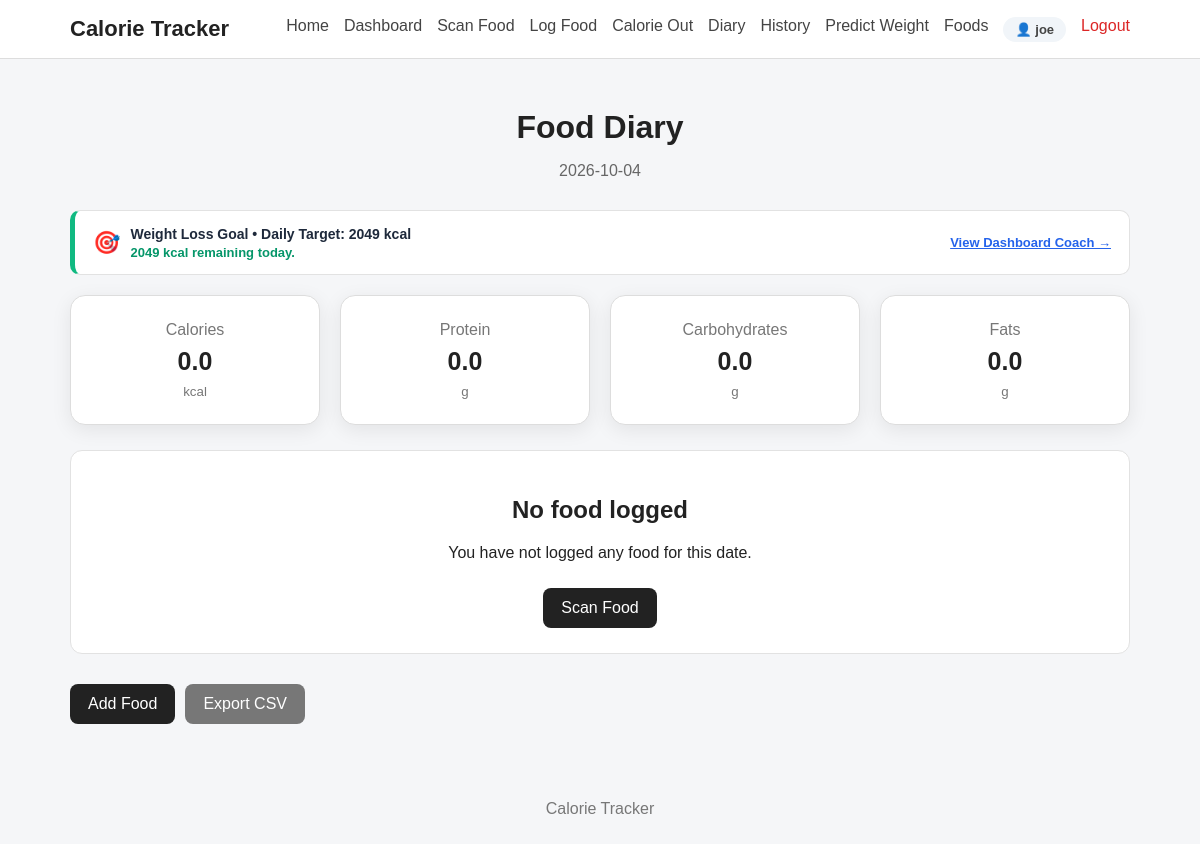
Before: /diary/2026-10-04 (signed in) with the older database file.
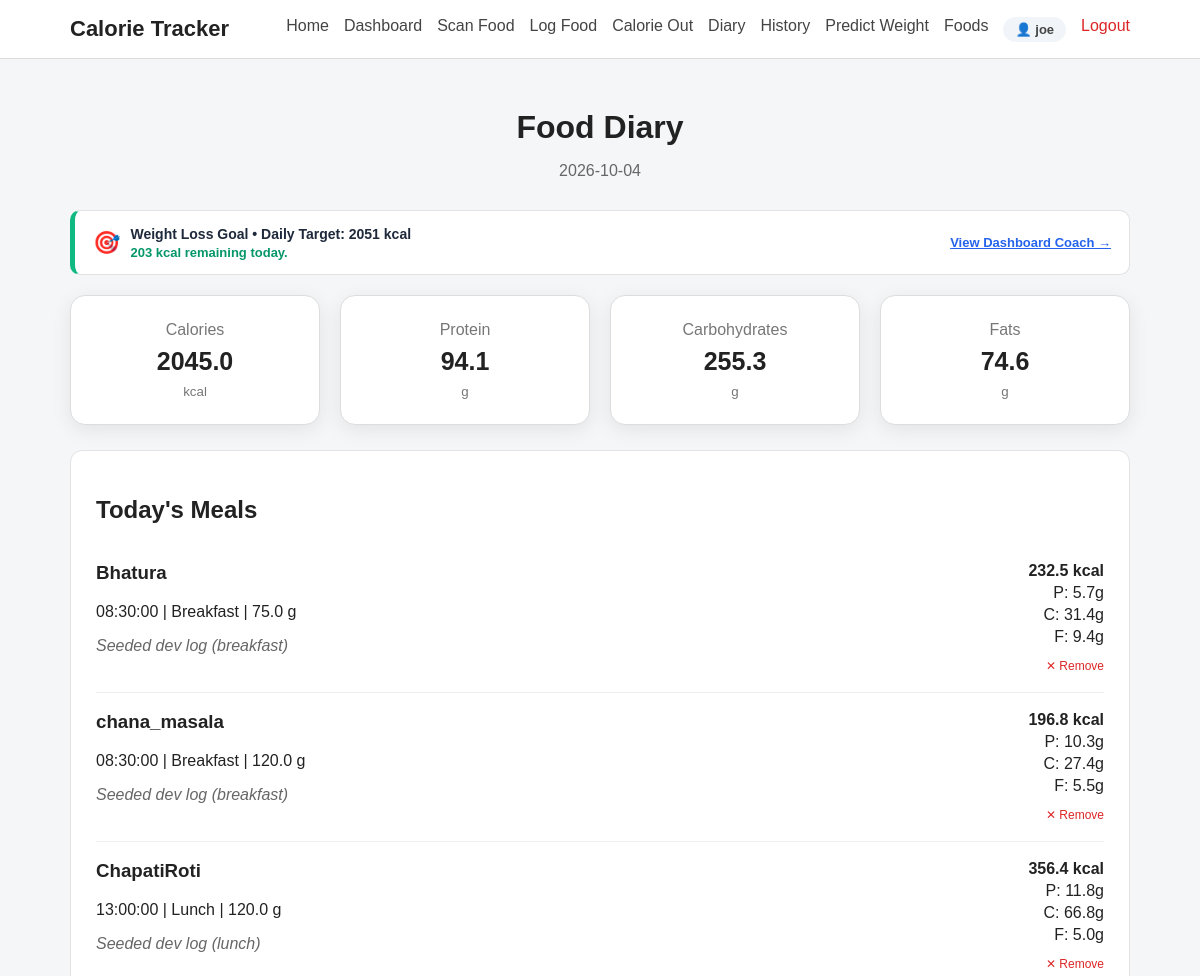
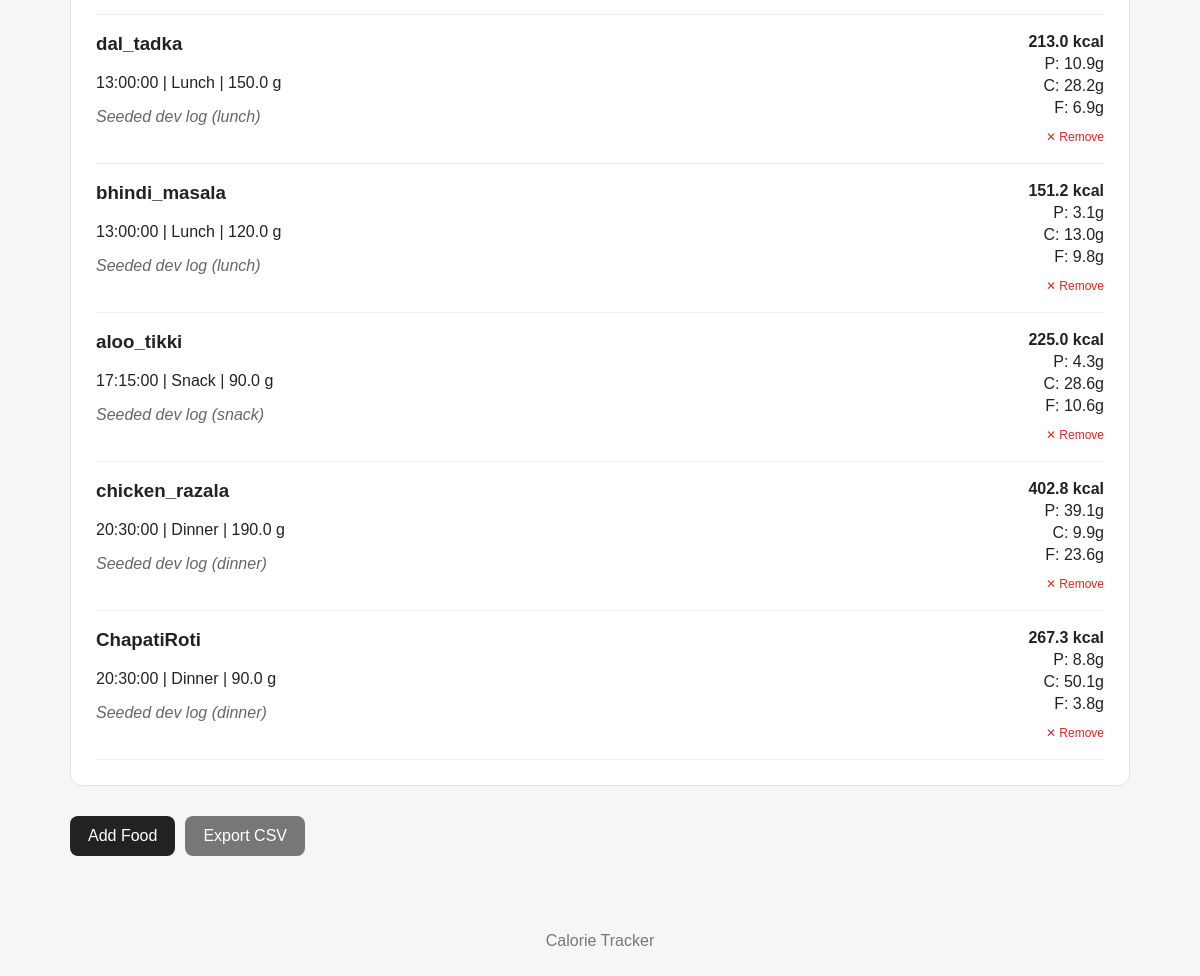
After: the same page with the newer database file (2 pictures, top to bottom).
### tables this page shows
CREATE TABLE calorie_in_records (
            id INTEGER PRIMARY KEY AUTOINCREMENT,
            user_id INTEGER NOT NULL,
            dish_name TEXT NOT NULL,
            quantity REAL NOT NULL,
            meal_type TEXT,
            calories REAL DEFAULT 0.0,
            carbohydrates REAL DEFAULT 0.0,
            protein REAL DEFAULT 0.0,
            fats REAL DEFAULT 0.0,
            free_sugar REAL DEFAULT 0.0,
            fibre REAL DEFAULT 0.0,
            sodium REAL DEFAULT 0.0,
            calcium REAL DEFAULT 0.0,
            iron REAL DEFAULT 0.0,
            vitamin_c REAL DEFAULT 0.0,
            folate REAL DEFAULT 0.0,
            notes TEXT DEFAULT '',
            recorded_date TEXT NOT NULL,
            recorded_time TEXT,
            created_at TIMESTAMP DEFAULT CURRENT_TIMESTAMP,
            FOREIGN KEY (user_id) REFERENCES users(id) ON DELETE CASCADE
        );

### app.py (the view)
@app.route(
    "/diary/<date>"
)
@login_required
def diary_date(date):
    user_id = session.get("user_id")
    try:
        datetime.strptime(
            date,
            "%Y-%m-%d"
        )
    except ValueError:
        flash(
            "Invalid date. Use YYYY-MM-DD.",
            "error"
        )
        return redirect(
            url_for("diary")
        )
    entries = get_diary_by_date_user(
        user_id,
        date
    )
    totals = calculate_totals(
        entries
    )
    coach = get_daily_calorie_coach(
        user_id,
        date
    )
    return render_template(
        "diary.html",
        entries=entries,
        totals=totals,
        date=date,
        coach=coach
    )

### app.py (called while the page is built)
def login_required(view_func):
    @wraps(view_func)
    def wrapped_view(*args, **kwargs):
        if not session.get("user_id"):
            flash("Please log in to access this page.", "error")
            return redirect(url_for("login", next=request.path))
        return view_func(*args, **kwargs)
    return wrapped_view

@app.context_processor
def inject_user():
    user_id = session.get("user_id")
    if user_id:
        user = get_user_by_id(user_id)
        if user:
            return {"current_user": user, "logged_in": True}
    return {"current_user": None, "logged_in": False}

### database.py (called while the page is built)
def get_connection():
    connection = sqlite3.connect(
        DATABASE_PATH
    )
    connection.row_factory = sqlite3.Row
    connection.execute("PRAGMA foreign_keys = ON")
    return connection

def get_user_by_id(user_id):
    connection = get_connection()
    cursor = connection.cursor()
    cursor.execute("SELECT * FROM users WHERE id = ?", (user_id,))
    user = cursor.fetchone()
    connection.close()
    return user

### services/diary_service.py (called while the page is built)
def get_diary_by_date_user(user_id, date_str=None):
    if not user_id:
        return []
    return get_calorie_in_by_date(user_id, date_str)

### templates/diary.html (shortened to what the changed rows need)
{% extends "base.html" %}
{% block content %}
<div class="page-header">
    <h1>
        Food Diary
    </h1>
</div>
{% if coach and coach.has_profile %}
<div class="card" style="margin-bottom: 20px; border-left: 5px solid {% if coach.is_over_budget %}#ef4444{% else %}#10b981{% endif %}; background: #ffffff; padding: 14px 18px; border-radius: 10px; display: flex; flex-wrap: wrap; justify-content: space-between; align-items: center; gap: 12px;">
    <div style="display: flex; align-items: center; gap: 10px;">
        <span style="font-size: 22px;">{% if coach.is_over_budget %}⚠️{% else %}🎯{% endif %}</span>
        <div>
            <strong style="color: #1e293b; font-size: 14px;">
                {{ coach.goal }} Goal &bull; Daily Target: {{ "%.0f"|format(coach.daily_target) }} kcal
            </strong>
            <p style="margin: 2px 0 0; font-size: 13px; color: {% if coach.is_over_budget %}#dc2626{% else %}#059669{% endif %}; font-weight: 600;">
                {% if coach.is_over_budget %}
                    Over budget by {{ "%.0f"|format(coach.excess_calories) }} kcal! Check Dashboard for activity burn-off suggestions.
                {% else %}
                    {{ "%.0f"|format(coach.remaining) }} kcal remaining today.
                {% endif %}
            </p>
        </div>
    </div>
    <div style="display: flex; gap: 10px;">
        <a href="{{ url_for('dashboard') }}" style="font-size: 13px; color: #2563eb; text-decoration: underline; font-weight: 600; align-self: center;">
            View Dashboard Coach &rarr;
        </a>
    </div>
</div>
{% endif %}
<div class="summary-grid">
    <div class="summary-card">
        <span>
            Calories
        </span>
        <strong>
            {{ "%.1f"|format(
                totals["Calories (kcal)"]
            ) }}
        </strong>
        <small>
            kcal
        </small>
    </div>
    <div class="summary-card">
        <span>
            Protein
        </span>
        <strong>
            {{ "%.1f"|format(
                totals["Protein (g)"]
            ) }}
        </strong>
        <small>
            g
        </small>
    </div>
    <div class="summary-card">
        <span>
            Carbohydrates
        </span>
        <strong>
            {{ "%.1f"|format(
                totals["Carbohydrates (g)"]
            ) }}
        </strong>
        <small>
            g
        </small>
    </div>
    <div class="summary-card">
        <span>
            Fats
        </span>
        <strong>
            {{ "%.1f"|format(
                totals["Fats (g)"]
            ) }}
        </strong>
        <small>
            g
        </small>
    </div>
</div>
{% if entries %}
<div class="card">
    <h2>
        Today's Meals
    </h2>
    {% for entry in entries %}
    <div class="diary-entry">
        <div>
            <h3>
                {{ entry.dish_name }}
            </h3>
            <p>
                {{ entry.time }}
                |
                {{ entry.meal_type|capitalize }}
                |
                {{ entry.weight }} g
            </p>
            {% if entry.notes %}
            <p class="notes">
                {{ entry.notes }}
            </p>
            {% endif %}
        </div>
        <div class="nutrition-small">
            <strong>
                {{ "%.1f"|format(
                    entry.nutrition[
                        "Calories (kcal)"
                    ]
                ) }}
                kcal
            </strong>
            <span>
                P:
                {{ "%.1f"|format(
                    entry.nutrition[
                        "Protein (g)"
                    ]
                ) }}g
            </span>
            <span>
                C:
                {{ "%.1f"|format(
                    entry.nutrition[
                        "Carbohydrates (g)"
                    ]
                ) }}g
            </span>
            <span>
                F:
                {{ "%.1f"|format(
                    entry.nutrition[
                        "Fats (g)"
                    ]
                ) }}g
            </span>
            {% if entry.id %}
            <form action="{{ url_for('delete_food', record_id=entry.id) }}" method="POST" style="margin-top:6px;" onsubmit="return confirm('Remove this food entry?');">
                <button type="submit" style="background:none; border:none; color:#dc2626; font-size:12px; cursor:pointer; padding:0;">
                    ✕ Remove
                </button>
            </form>
            {% endif %}
        </div>
    </div>
    {% endfor %}
</div>
{% else %}
<div class="card empty-state">
    <h2>
        No food logged
    </h2>
    <p>
        You have not logged any food for this date.
    </p>
    <a
        href="{{ url_for('food_scan') }}"
        class="button"
    >
        Scan Food
    </a>
</div>
{% endif %}
{% endblock %}

Changed rows visible on the page:
added calorie_in_records: dish_name "Bhatura", time "08:30:00", meal_type "Breakfast", weight "75.0", notes "Seeded dev log (breakfast)", calories "232.5", protein "5.7", carbohydrates "31.4", fats "9.4"
added calorie_in_records: dish_name "chana_masala", time "08:30:00", meal_type "Breakfast", weight "120.0", notes "Seeded dev log (breakfast)", calories "196.8", protein "10.3", carbohydrates "27.4", fats "5.5"
added calorie_in_records: dish_name "ChapatiRoti", time "13:00:00", meal_type "Lunch", weight "120.0", notes "Seeded dev log (lunch)", calories "356.4", protein "11.8", carbohydrates "66.8", fats "5.0"
added calorie_in_records: dish_name "dal_tadka", time "13:00:00", meal_type "Lunch", weight "150.0", notes "Seeded dev log (lunch)", calories "213.0", protein "10.9", carbohydrates "28.2", fats "6.9"
added calorie_in_records: dish_name "bhindi_masala", time "13:00:00", meal_type "Lunch", weight "120.0", notes "Seeded dev log (lunch)", calories "151.2", protein "3.1", carbohydrates "13.0", fats "9.8"
added calorie_in_records: dish_name "aloo_tikki", time "17:15:00", meal_type "Snack", weight "90.0", notes "Seeded dev log (snack)", calories "225.0", protein "4.3", carbohydrates "28.6", fats "10.6"
added calorie_in_records: dish_name "chicken_razala", time "20:30:00", meal_type "Dinner", weight "190.0", notes "Seeded dev log (dinner)", calories "402.8", protein "39.1", carbohydrates "9.9", fats "23.6"
added calorie_in_records: dish_name "ChapatiRoti", time "20:30:00", meal_type "Dinner", weight "90.0", notes "Seeded dev log (dinner)", calories "267.3", protein "8.8", carbohydrates "50.1", fats "3.8"
Other visible differences:
{{ "%.0f"|format(coach.daily_target) }}: "2049" → "2051"
{{ "%.0f"|format(coach.remaining) }}: "2049" → "203"
{{ "%.1f"|format(
                totals["Calories (kcal)"]
            ) }}: "0.0" → "2045.0"
{{ "%.1f"|format(
                totals["Protein (g)"]
            ) }}: "0.0" → "94.1"
{{ "%.1f"|format(
                totals["Fats (g)"]
            ) }}: "0.0" → "74.6"
text no longer shown: "0.0 No food logged You have not logged any food for this date. Scan Food"
text now shown: "255.3 Today's Meals"
